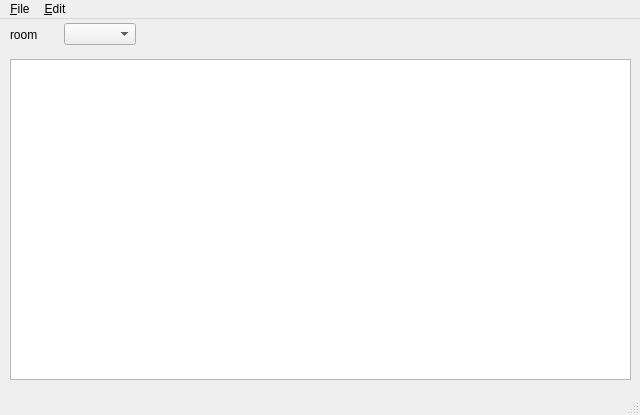
<?xml version="1.0" encoding="UTF-8"?>
<ui version="4.0">
 <class>MainWindow</class>
 <widget class="QMainWindow" name="MainWindow">
  <property name="geometry">
   <rect>
    <x>0</x>
    <y>0</y>
    <width>640</width>
    <height>415</height>
   </rect>
  </property>
  <property name="windowTitle">
   <string>MainWindow</string>
  </property>
  <widget class="QWidget" name="centralwidget">
   <widget class="QTableView" name="tableView">
    <property name="geometry">
     <rect>
      <x>10</x>
      <y>40</y>
      <width>621</width>
      <height>321</height>
     </rect>
    </property>
   </widget>
   <widget class="QWidget" name="layoutWidget">
    <property name="geometry">
     <rect>
      <x>10</x>
      <y>0</y>
      <width>126</width>
      <height>31</height>
     </rect>
    </property>
    <layout class="QHBoxLayout" name="horizontalLayout">
     <item>
      <widget class="QLabel" name="label">
       <property name="text">
        <string>room</string>
       </property>
      </widget>
     </item>
     <item>
      <widget class="QComboBox" name="comboBox"/>
     </item>
    </layout>
   </widget>
  </widget>
  <widget class="QMenuBar" name="menubar">
   <property name="geometry">
    <rect>
     <x>0</x>
     <y>0</y>
     <width>640</width>
     <height>27</height>
    </rect>
   </property>
   <widget class="QMenu" name="menu_File">
    <property name="title">
     <string>&amp;File</string>
    </property>
    <addaction name="action_Load"/>
    <addaction name="action_Save"/>
   </widget>
   <widget class="QMenu" name="menu_Edit">
    <property name="title">
     <string>&amp;Edit</string>
    </property>
    <addaction name="action_Rooms"/>
    <addaction name="action_Groups"/>
    <addaction name="action_Classes"/>
    <addaction name="action_Teachers"/>
   </widget>
   <addaction name="menu_File"/>
   <addaction name="menu_Edit"/>
  </widget>
  <widget class="QStatusBar" name="statusbar"/>
  <action name="action_Load">
   <property name="text">
    <string>&amp;Load</string>
   </property>
  </action>
  <action name="action_Save">
   <property name="text">
    <string>&amp;Save</string>
   </property>
  </action>
  <action name="action_Rooms">
   <property name="text">
    <string>&amp;Rooms</string>
   </property>
  </action>
  <action name="action_Groups">
   <property name="text">
    <string>&amp;Groups</string>
   </property>
  </action>
  <action name="action_Classes">
   <property name="text">
    <string>&amp;Classes</string>
   </property>
  </action>
  <action name="action_Teachers">
   <property name="text">
    <string>&amp;Teachers</string>
   </property>
  </action>
 </widget>
 <resources/>
 <connections/>
</ui>
